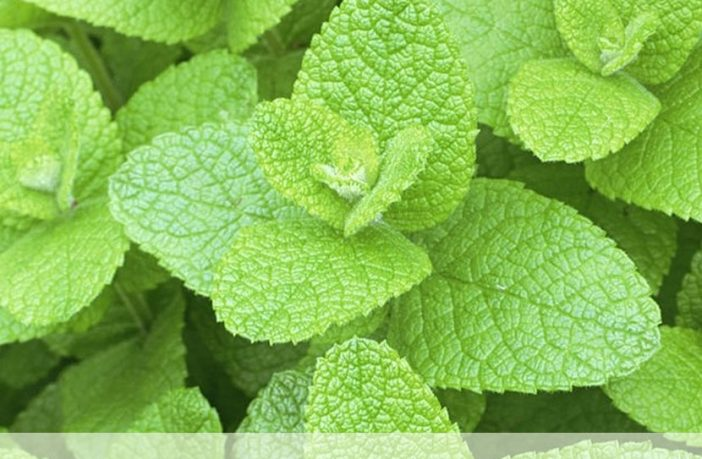
#> input picture test5.jpg, 702 x 459 px; its folder holds only this picture in this run
$ python -i plantliveslong.py   (imports and definitions only)   (older library calls are emulated)
#> lines starting #> are read from the running program, lines starting #| are printed output that depends on the picture; after the words box and inside, x2 and y2 are one past the last pixel; in counts of white or black regions, pixels touching at a corner belong together
import os
import copy
import time
import math
import glob
import json
import random
import numpy as np
from sklearn import svm
import tensorflow as tf
from skimage import color
import scipy.stats as stats
import matplotlib.image as img
import matplotlib.pyplot as plt
import sklearn.metrics as metrics
from skimage.transform import resize
from skimage.feature import greycomatrix, greycoprops
from sklearn.neural_network import MLPClassifier as FCNN
from sklearn.neighbors import KNeighborsClassifier as KNN

import os
# Clone the dataset
#os.system("git clone https://github.com/spMohanty/PlantVillage-Dataset.git")

# Get positioned in the PlantVillage directory
# [1 line not run here, left out]
# Define global constants
batch_size=24
TRAIN_PERCENT = 0.8

IMAGE_TYPE='segmented'

INPUT_FOLDER = "./raw/" + IMAGE_TYPE
OUTPUT_FOLDER = "./lmdb"

train_dir='raw/' + IMAGE_TYPE + '/'
val_dir='raw/' + IMAGE_TYPE + '_test/'

# Code in this cell was taken from https://github.com/spMohanty/PlantVillage-Dataset.git repository, refactored and adjusted to work with python3
# Define functions for splitting data into training and test sets

# [1 line not run here, left out]

# [42 lines left out: functions determine_leaf_group, compute_per_class_distribution, distribute_buckets, not called in this run]

def get_target_folder_name(train_prob):
   return str(int(math.ceil(train_prob*100)))+"-"+str(int(math.ceil((1-train_prob)*100)))

# [109 lines left out: functions create_dataset_maps, create_datasets, not called in this run]

# DL functions

def learning_rate_decay(epoch, learning_rate):
  return 0.005 /(10**(epoch//10))

# [24 lines left out: functions preprocessing_per_image, construct_model, not called in this run]

def train_dl_model():
  train_datagen = tf.keras.preprocessing.image.ImageDataGenerator(
    preprocessing_function = preprocessing_per_image,
  )

  train_generator = train_datagen.flow_from_directory(
          train_dir,
          target_size=(256, 256),
          batch_size=batch_size,
          class_mode='categorical')

  val_generator = train_datagen.flow_from_directory(
          val_dir,
          target_size=(256, 256),
          batch_size=batch_size,
          class_mode='categorical')

  model = construct_model()

  lrate = tf.keras.callbacks.LearningRateScheduler(learning_rate_decay)

  history = model.fit_generator(
        train_generator,
        steps_per_epoch=train_generator.samples/train_generator.batch_size ,
        epochs=10,
        validation_data=val_generator,
        validation_steps=val_generator.samples/val_generator.batch_size,
        verbose=1,
        callbacks=[lrate]
  )

  return model, history

# [15 lines left out: function test_dl_model, not called in this run]


# Feature extraction functions

def remove_green_pixels(image):
  # Transform from (256,256,3) to (3,256,256)
  channels_first = channels_first_transform(image)

  r_channel = channels_first[0]
  g_channel = channels_first[1]
  b_channel = channels_first[2]

  # Set those pixels where green value is larger than both blue and red to 0
  mask = False == np.multiply(g_channel > r_channel, g_channel > b_channel)
  channels_first = np.multiply(channels_first, mask)

  # Transfrom from (3,256,256) back to (256,256,3)
  image = channels_first.transpose(1, 2, 0)
  return image

def rgb2lab(image):
  return color.rgb2lab(image)

def rgb2gray(image):
  return np.array(color.rgb2gray(image) * 255, dtype=np.uint8)

def glcm(image, offsets=[1], angles=[0], squeeze=False):
  single_channel_image = image if len(image.shape) == 2 else rgb2gray(image)
  gclm = greycomatrix(single_channel_image, offsets, angles)
  return np.squeeze(gclm) if squeeze else gclm

def histogram_features_bucket_count(image):
  image = channels_first_transform(image).reshape(3,-1)

  r_channel = image[0]
  g_channel = image[1]
  b_channel = image[2]

  r_hist = np.histogram(r_channel, bins = 26, range=(0,255))[0]
  g_hist = np.histogram(g_channel, bins = 26, range=(0,255))[0]
  b_hist = np.histogram(b_channel, bins = 26, range=(0,255))[0]

  return np.concatenate((r_hist, g_hist, b_hist))

def histogram_features(image):
  color_histogram = np.histogram(image.flatten(), bins = 255, range=(0,255))[0]
  return np.array([
    np.mean(color_histogram),
    np.std(color_histogram),
    stats.entropy(color_histogram),
    stats.kurtosis(color_histogram),
    stats.skew(color_histogram),
    np.sqrt(np.mean(np.square(color_histogram)))
  ])

def texture_features(full_image, offsets=[1], angles=[0], remove_green = True):
  image = remove_green_pixels(full_image) if remove_green else full_image
  gray_image = rgb2gray(image)
  glcmatrix = glcm(gray_image, offsets=offsets, angles=angles)
  return glcm_features(glcmatrix)

def glcm_features(glcm):
  return np.array([
    greycoprops(glcm, 'correlation'),
    greycoprops(glcm, 'contrast'),
    greycoprops(glcm, 'energy'),
    greycoprops(glcm, 'homogeneity'),
    greycoprops(glcm, 'dissimilarity'),
  ]).flatten()

def channels_first_transform(image):
  return image.transpose((2,0,1))

def extract_features(image):
  offsets=[1,3,10,20]
  angles=[0, np.pi/4, np.pi/2]
  channels_first = channels_first_transform(image)
  return np.concatenate((
      texture_features(image, offsets=offsets, angles=angles),
      texture_features(image, offsets=offsets, angles=angles, remove_green=False),
      histogram_features_bucket_count(image),
      histogram_features(channels_first[0]),
      histogram_features(channels_first[1]),
      histogram_features(channels_first[2]),
      ))

# SVM functions

def map_class_to_label(dir_path):
  class_paths = glob.glob(dir_path+'*')
  class_to_label = {}
  i = 0
  for full_path in class_paths:
    class_to_label[full_path.split('/')[-1]] = i
    i+=1
  return class_to_label

def get_classes(dir_path):
  return glob.glob(dir_path + '/*')

def load_svm_set_and_labels(dir_path, class_to_label, max_examples_per_class=100000):
  classes = get_classes(dir_path)

  shape = (256,256,3)

  tset = []
  labels = []

  for data_class in classes:
    examples_count = 0;
    label = int(class_to_label[data_class.split('/')[-1]])
    images = glob.glob(data_class + '/*')
    random.shuffle(images)
    for image_path in images:
      image = img.imread(image_path)
      if (image.shape!= shape):
        print(f"Found wrong image shape: {image_path}. Shape {image.shape} instead of {shape}")
        continue
      features = extract_features(image)
      tset.append(features)
      labels.append(label)
      examples_count+=1
      if (examples_count >= max_examples_per_class):
        break

    print('Finished feature extraction for class ' + data_class)
  return tset, np.array(labels, dtype=np.uint8)

# [9 lines left out: function load_svm_prepared_dataset, not called in this run]

def load_svm_dataset(max_examples_per_class=100000):
  class_to_label = map_class_to_label(train_dir)
  training_set, training_labels = load_svm_set_and_labels(train_dir, class_to_label, max_examples_per_class*TRAIN_PERCENT)
  test_set, test_labels = load_svm_set_and_labels(val_dir, class_to_label, max_examples_per_class*(1-TRAIN_PERCENT))
  return training_set, training_labels, test_set, test_labels

def normalize_features(training_features, test_features):
  training_mean = np.mean(training_features, 0)
  trainingStd = np.std(training_features, 0) + 0.0001;

  training_features_normalized = (training_features - training_mean)/trainingStd
  test_features_normalized = (test_features - training_mean)/trainingStd

  return training_features_normalized, test_features_normalized

def format_labels(labels):
  return np.array(labels, dtype=np.int32)

def shuffle_data(training_set, labels):
  set_size = len(training_set)
  indexes = random.sample(list(range(set_size)),set_size)
  training_set = training_set[indexes]
  labels = labels[indexes]

  return training_set, labels

# [5 lines left out: function construct_svm_classifier, not called in this run]

# Train and test

def prepare_dataset():
  # Load and format the datasets so they can be used with scikit-learn classifiers
  start = time.time()
  training_set, training_labels, test_set, test_labels = load_svm_dataset()
  training_set, test_set = normalize_features(training_set, test_set)
  training_set, training_labels = shuffle_data(training_set, training_labels)
  print('Elapsed time: '+ str((time.time()-start)) + ' seconds')
  return training_set, training_labels, test_set, test_labels

# [20 lines left out: functions train, test, train_and_test, not called in this run]


# Define models

def knn_model():
  return KNN(n_neighbors=5)

def svm_model():
  return construct_svm_classifier(kernel='rbf', C=100, max_iter=10000000)

def fcnn_model():
  return FCNN(solver='adam', alpha=3e-1,hidden_layer_sizes=(300, 200, 100, 50), random_state=1, max_iter=2000, activation='relu')

# Testing functions

# [39 lines left out: functions plot_image, prediction_metrics, per_class_hits, not called in this run]

# Create datasets
# [1 line not run here, left out]

# Train and test the deep learning model (GoogLeNet)
# [1 line that did not run here, left out]
# [1 line not run here, left out]
# Train and test classical models
training_set, training_labels, test_set, test_labels = prepare_dataset()

# [3 lines not run here, left out]


>>> import cv2
>>> picture = cv2.cvtColor(cv2.imread('test5.jpg'), cv2.COLOR_BGR2RGB)
>>> result = extract_features(picture)
#> in remove_green_pixels, `r_channel = channels_first[0]`:
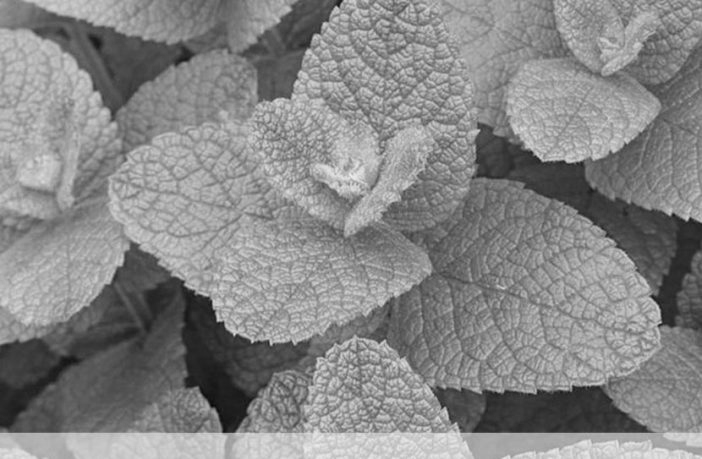
#> r_channel: shape (459, 702); min 2, max 240, mean 134.3
#> in remove_green_pixels, `g_channel = channels_first[1]`:
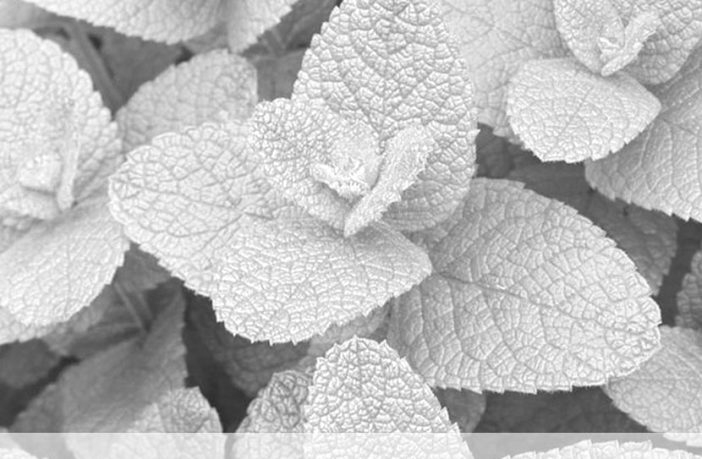
#> g_channel: shape (459, 702); min 38, max 255, mean 186.5
#> in remove_green_pixels, `b_channel = channels_first[2]`:
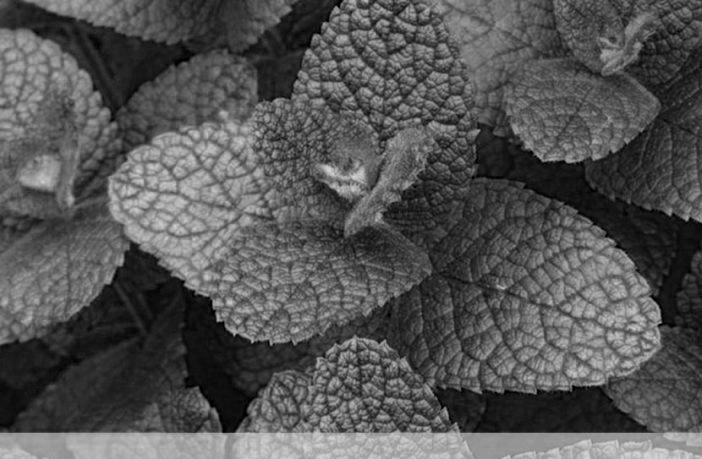
#> b_channel: shape (459, 702); min 0, max 214, mean 83.8
#> in remove_green_pixels, `mask = False == np.multiply(g_channel > r_channel, g_channel > b_chann..`: mask: shape (459, 702) bool; every value is 0
#> in remove_green_pixels, `image = channels_first.transpose(1, 2, 0)`: image: shape (459, 702, 3); every value is 0
#> in rgb2gray (call 2), `return np.array(color.rgb2gray(image) * 255, dtype=np.uint8)`:
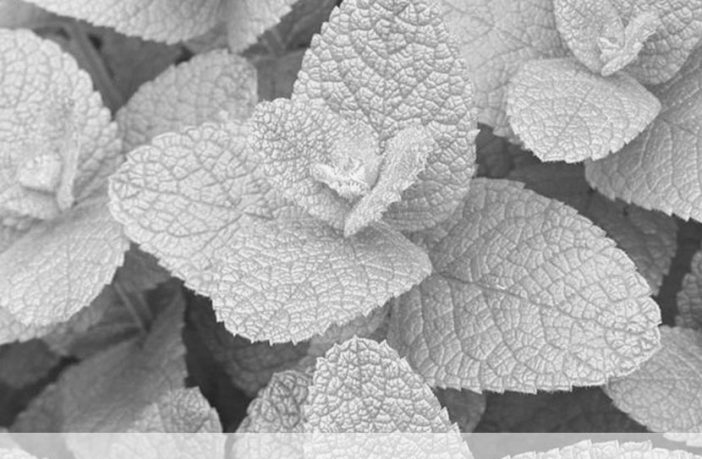
#> returned value: shape (459, 702); min 29, max 247, mean 167.5
#> in histogram_features_bucket_count, `r_hist = np.histogram(r_channel, bins = 26, range=(0,255))[0]`: r_hist = 26 values, max 32960 at index 16, min 0 at index 25, mean 12393
#> in histogram_features_bucket_count, `g_hist = np.histogram(g_channel, bins = 26, range=(0,255))[0]`: g_hist = 26 values, max 41588 at index 22, min 0 at index 0, mean 12393
#> in histogram_features_bucket_count, `b_hist = np.histogram(b_channel, bins = 26, range=(0,255))[0]`: b_hist = 26 values, max 25856 at index 3, min 0 at index 22, mean 12393
#> in histogram_features, `color_histogram = np.histogram(image.flatten(), bins = 255, range=(0,2..`: color_histogram = 255 values, max 3567 at index 168, min 0 at index 0, mean 1263.6
#> result = 216 values, max 41588 at index 168, min -1.6 at index 213, mean 4574.7

$ run again, on test6.jpg
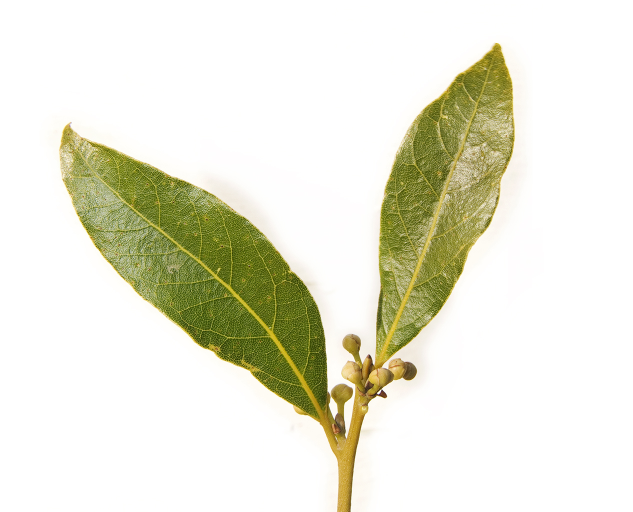
#> input picture test6.jpg, 1266 x 1024 px (shown at 1/2 size)
#> in remove_green_pixels, `mask = False == np.multiply(g_channel > r_channel, g_channel > b_chann..`:
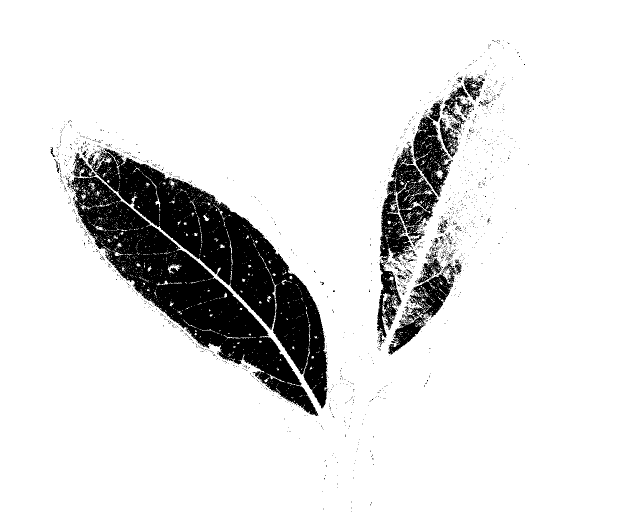
#> mask: shape (1024, 1266) bool (shown at 1/2 size); 88% white; 1755 black regions (1716 under 20 px), largest, box (x1, y1, x2, y2) and area: (175, 296, 657, 817) 60017, (135, 306, 637, 832) 56596, (759, 288, 877, 524) 12173
#> in rgb2gray, `return np.array(color.rgb2gray(image) * 255, dtype=np.uint8)`:
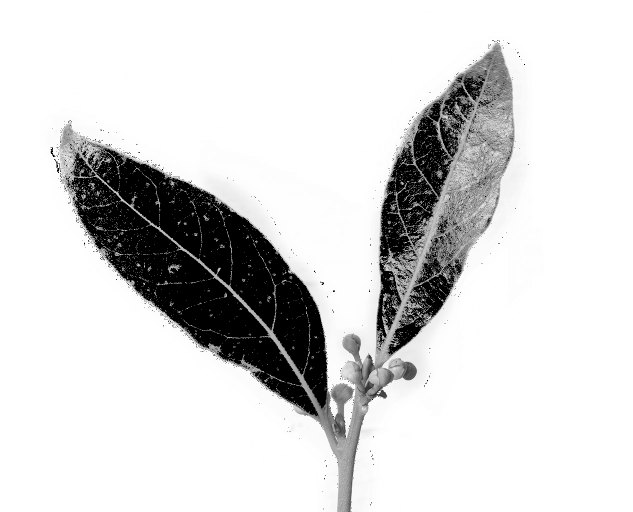
#> returned value: shape (1024, 1266) (shown at 1/2 size); min 0, max 255, mean 215.7
#> r_hist = 26 values, max 1018911 at index 25, min 0 at index 0, mean 49860.9
#> g_hist = 26 values, max 1004887 at index 25, min 0 at index 0, mean 49860.9
#> b_hist = 26 values, max 968245 at index 25, min 1193 at index 21, mean 49860.9
#> color_histogram = 255 values, max 960898 at index 254, min 0 at index 0, mean 5083.9
#> result = 216 values, max 1018911 at index 145, min 0 at index 120, mean 19780.5

$ run again, on leaf.jpg
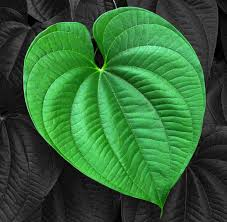
#> input picture leaf.jpg, 227 x 222 px
#> in remove_green_pixels, `mask = False == np.multiply(g_channel > r_channel, g_channel > b_chann..`:
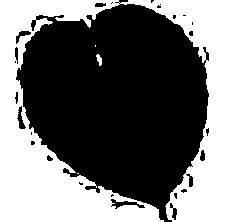
#> mask: shape (222, 227) bool; 41.8% white; 4 white regions (2 under 20 px), largest, box (x1, y1, x2, y2) and area: (0, 0, 227, 222) 21025, (96, 54, 102, 66) 44
#> in rgb2gray (call 2), `return np.array(color.rgb2gray(image) * 255, dtype=np.uint8)`:
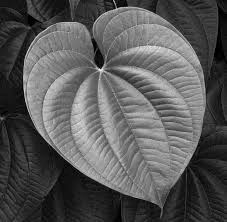
#> returned value: shape (222, 227); min 0, max 236, mean 88.1
#> r_hist = 26 values, max 7622 at index 4, min 0 at index 21, mean 1938.2
#> g_hist = 26 values, max 5596 at index 2, min 17 at index 25, mean 1938.2
#> b_hist = 26 values, max 7238 at index 3, min 0 at index 20, mean 1938.2
#> color_histogram = 255 values, max 808 at index 44, min 0 at index 159, mean 197.6
#> result = 216 values, max 7622 at index 124, min -0.423 at index 207, mean 798.1
